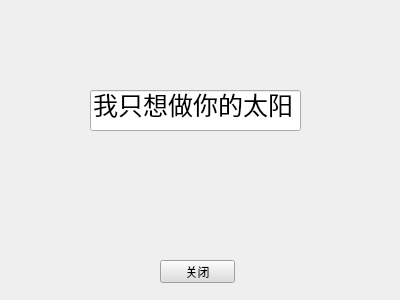
<?xml version="1.0" encoding="UTF-8"?>
<ui version="4.0">
 <class>Sun</class>
 <widget class="QWidget" name="Sun">
  <property name="geometry">
   <rect>
    <x>0</x>
    <y>0</y>
    <width>400</width>
    <height>300</height>
   </rect>
  </property>
  <property name="windowTitle">
   <string>Form</string>
  </property>
  <widget class="QLineEdit" name="lineEdit">
   <property name="geometry">
    <rect>
     <x>90</x>
     <y>90</y>
     <width>211</width>
     <height>41</height>
    </rect>
   </property>
   <property name="styleSheet">
    <string notr="true">font-size: 25px</string>
   </property>
   <property name="text">
    <string>我只想做你的太阳</string>
   </property>
   <property name="readOnly">
    <bool>true</bool>
   </property>
  </widget>
  <widget class="QPushButton" name="pushButton">
   <property name="geometry">
    <rect>
     <x>160</x>
     <y>260</y>
     <width>75</width>
     <height>23</height>
    </rect>
   </property>
   <property name="styleSheet">
    <string notr="true">background-color:#DDD;</string>
   </property>
   <property name="text">
    <string>关闭</string>
   </property>
  </widget>
 </widget>
 <resources/>
 <connections>
  <connection>
   <sender>pushButton</sender>
   <signal>clicked()</signal>
   <receiver>Sun</receiver>
   <slot>close()</slot>
   <hints>
    <hint type="sourcelabel">
     <x>205</x>
     <y>265</y>
    </hint>
    <hint type="destinationlabel">
     <x>92</x>
     <y>224</y>
    </hint>
   </hints>
  </connection>
 </connections>
</ui>
